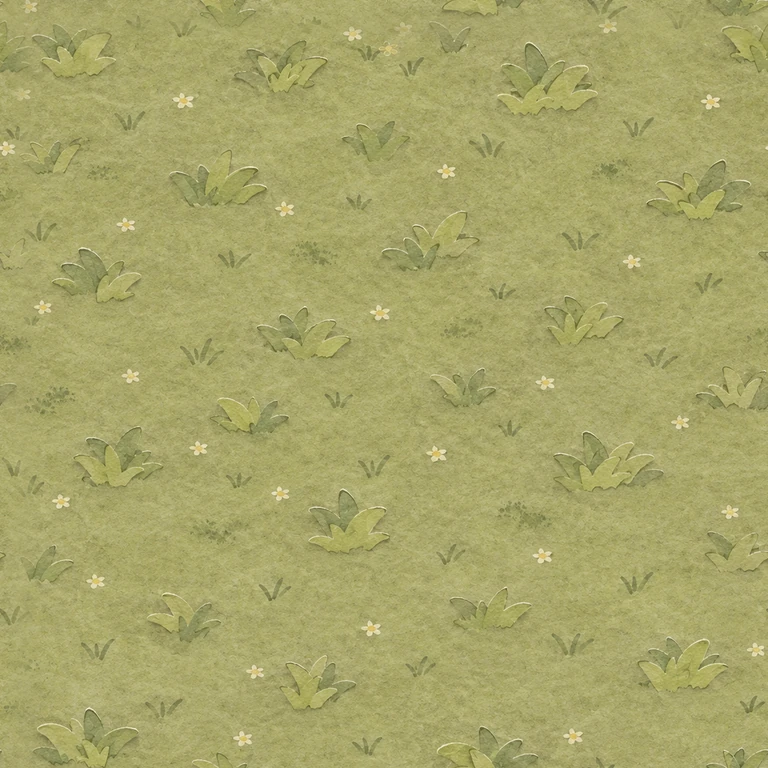
#> input picture content/base/art/region/ground/00-plain.webp, 768 x 768 px
$ python seam_blend.py ../../content/base/art/region/ground/00-plain.webp
#> lines starting #> are read from the running program, lines starting #| are printed output that depends on the picture
### tools/art/artlib.py
"""美术后处理工具链的共用函数（M3-WO3 §6）。

读写、颜色换算（sRGB / OKLab / OKLCh）、品红抠像、形态学、按距离场羽化、边缘颜色外扩、
预乘缩放、平铺接缝度量、清单读取、统一的报错格式。只依赖 numpy 与 Pillow。

约定：图像在内存里一律是 float32、形状 (H, W, C)、取值 0–1、直通（非预乘）alpha。
"""
from __future__ import annotations

import json
import sys
from pathlib import Path
from typing import Iterable

import numpy as np
from PIL import Image

ROOT = Path(__file__).resolve().parents[2]
DEFAULT_LIST = ROOT / "tools" / "art" / "region-assets.json"
RAW_DIR = ROOT / "art" / "region" / "raw"
WORK_DIR = ROOT / "art" / "region" / "work"
ART_ROOT = ROOT / "content" / "base" / "art"
IMG_EXTS = (".png", ".webp", ".jpg", ".jpeg")

# 后处理的硬性下限（与 M3-WO1 §2.6 一致）
MIN_FEATHER = 2.0
MIN_PADDING = 4


# ── 报错 ────────────────────────────────────────────────────────────────────

class Report:
    """收集每张图的问题；错误令退出码为 1，警告只打印。"""

    def __init__(self) -> None:
        self.items: list[tuple[str, str, str, str]] = []   # (级别, 文件, 规则, 说明)

    def error(self, file: str, rule: str, msg: str) -> None:
        self.items.append(("错误", file, rule, msg))

    def warn(self, file: str, rule: str, msg: str) -> None:
        self.items.append(("警告", file, rule, msg))

    def info(self, file: str, rule: str, msg: str) -> None:
        self.items.append(("信息", file, rule, msg))

    @property
    def errors(self) -> list[tuple[str, str, str, str]]:
        return [i for i in self.items if i[0] == "错误"]

    @property
    def ok(self) -> bool:
        return not self.errors

    def has(self, file: str, rule: str, level: str = "错误") -> bool:
        return any(i[0] == level and i[1] == file and i[2] == rule for i in self.items)

    def print(self, stream=None, quiet: bool = False) -> None:
        stream = stream or sys.stderr
        for level, file, rule, msg in self.items:
            if quiet and level == "信息":
                continue
            print(f"[{level}] {file}：{rule}——{msg}", file=stream)
        n_e = len(self.errors)
        n_w = sum(1 for i in self.items if i[0] == "警告")
        print(f"共 {n_e} 个错误、{n_w} 个警告", file=stream)

    def exit_code(self) -> int:
        return 0 if self.ok else 1


def rel(p: Path | str) -> str:
    p = Path(p)
    try:
        return str(p.resolve().relative_to(ROOT))
    except ValueError:
        return str(p)


# ── 读写 ────────────────────────────────────────────────────────────────────

def load_rgba(path: Path | str) -> np.ndarray:
    with Image.open(path) as im:
        im.load()
        if im.mode in ("I;16", "I;16B", "I"):
            im = im.point(lambda v: v / 256).convert("L")
        return np.asarray(im.convert("RGBA"), dtype=np.float32) / 255.0


def to_u8(arr: np.ndarray) -> np.ndarray:
    return np.clip(arr * 255.0 + 0.5, 0, 255).astype(np.uint8)


# [36 lines left out: functions save_image, find_image, load_list, write_json, not called in this run]


# ── 颜色 ────────────────────────────────────────────────────────────────────

def srgb_to_linear(c: np.ndarray) -> np.ndarray:
    return np.where(c <= 0.04045, c / 12.92, ((c + 0.055) / 1.055) ** 2.4)


def linear_to_srgb(c: np.ndarray) -> np.ndarray:
    c = np.clip(c, 0, None)
    return np.where(c <= 0.0031308, c * 12.92, 1.055 * np.power(c, 1 / 2.4) - 0.055)


# [26 lines left out: functions srgb_to_oklab, mean_oklch, not called in this run]


def luminance(rgb: np.ndarray) -> np.ndarray:
    return rgb[..., 0] * 0.2126 + rgb[..., 1] * 0.7152 + rgb[..., 2] * 0.0722


# ── 形态学（布尔掩膜）────────────────────────────────────────────────────────

_N4 = ((-1, 0), (1, 0), (0, -1), (0, 1))
_N8 = _N4 + ((-1, -1), (-1, 1), (1, -1), (1, 1))


# [40 lines left out: functions shift, erode, dilate, label_components, not called in this run]


# ── 抠像 ────────────────────────────────────────────────────────────────────

MAGENTA = np.array([1.0, 0.0, 1.0], dtype=np.float32)


def border_ring(a: np.ndarray, width: int = 4) -> np.ndarray:
    return np.concatenate([a[:width].reshape(-1, *a.shape[2:]), a[-width:].reshape(-1, *a.shape[2:]),
                           a[:, :width].reshape(-1, *a.shape[2:]), a[:, -width:].reshape(-1, *a.shape[2:])])


# [217 lines left out: functions detect_background, key_magenta, signed_distance_band, feather_alpha, measure_feather, bleed and 6 more, not called in this run]

### tools/art/seam_blend.py
#!/usr/bin/env python3
"""重叠边渐变接合（M3-WO3 §2.5 的补救步骤）：把直出接不上的底纸 / 长条做成可平铺。

做法（试点 2026-11-24 时 Codex 手工做过一遍，这里固化成工具，保证 18 张底纸做法一致）：
沿要平铺的轴，把图最后 overlap 像素与最前 overlap 像素按线性渐变混合，再裁掉末尾那 overlap 像素——
于是新的右边缘正好接回新的左边缘；最后缩放回原尺寸。有 alpha 的图按预乘 alpha 混合（透明区的颜色不渗进来）。
混合区里两份内容会叠出淡淡的重影，overlap 越大越柔和、重影越宽；底纸取 64（1024 宽的 1/16），道路取 32。

只在 check_tile 报错、且重出三次仍不过时用；原图不动，输出另存。

用法：
    python3 tools/art/seam_blend.py art/region/raw/terrain.ground.woods.png                 # 两轴各 64，覆盖写到 --out
    python3 tools/art/seam_blend.py --strip --overlap 32 art/region/raw/region.road.png     # 只接左右
"""
from __future__ import annotations

import argparse
import sys
from pathlib import Path

import numpy as np
from PIL import Image

import artlib as al


def blend_axis(img: np.ndarray, overlap: int, axis: int) -> np.ndarray:
    """沿 axis（1 = 左右，0 = 上下）接合；返回的图在这一轴上短 overlap 像素，首尾无缝。"""
    n = img.shape[axis]
    if not 0 < overlap < n // 2:
        raise ValueError(f"overlap {overlap} 须在 1 到 {n // 2 - 1} 之间")
    a = np.moveaxis(img, axis, 0)
    w = ((np.arange(overlap) + 0.5) / overlap).reshape((-1,) + (1,) * (a.ndim - 1))
    head, tail = a[:overlap], a[n - overlap:]
    out = a[:n - overlap].copy()
    out[:overlap] = tail * (1 - w) + head * w        # 开头从「原图末尾」渐变到「原图开头」，于是接得上新的末尾
    return np.moveaxis(out, 0, axis)


def seam_blend(img: np.ndarray, overlap: int, strip: bool = False) -> np.ndarray:
    """img: (h, w, 3|4) float。返回同尺寸、可平铺的图。"""
    h, w = img.shape[:2]
    alpha = img.shape[2] == 4
    data = np.concatenate([img[..., :3] * img[..., 3:4], img[..., 3:4]], -1) if alpha else img.copy()
    data = blend_axis(data, overlap, 1)
    if not strip:
        data = blend_axis(data, overlap, 0)
    if alpha:
        a = data[..., 3:4]
        data = np.concatenate([np.where(a > 1e-6, data[..., :3] / np.maximum(a, 1e-6), 0), a], -1)
    # 缩放回原尺寸：按通道用 PIL 的 float 模式（不经 8 位量化）
    chans = [np.asarray(Image.fromarray(data[..., c].astype(np.float32), "F").resize((w, h), Image.BICUBIC))
             for c in range(data.shape[2])]
    return np.clip(np.stack(chans, -1), 0, 1).astype(np.float32)


def main(argv: list[str] | None = None) -> int:
    ap = argparse.ArgumentParser(description=__doc__, formatter_class=argparse.RawDescriptionHelpFormatter)
    ap.add_argument("inputs", nargs="+", type=Path, help="图片文件")
    ap.add_argument("--overlap", type=int, default=64, help="重叠像素（默认 64；道路长条用 32）")
    ap.add_argument("--strip", action="store_true", help="横向长条：只接左右")
    ap.add_argument("--out", type=Path, help="输出目录（默认与输入同目录、文件名加 .blend）")
    args = ap.parse_args(argv)
    rep = al.Report()
    for p in args.inputs:
        img = al.load_rgba(p)
#> in load_rgba, im is the input picture: PIL image 768x768 RGB; mean R, G, B 168, 166.2, 105.3
        if img[..., 3].min() >= 0.999:
            img = img[..., :3]
        try:
            out = seam_blend(img, args.overlap, args.strip)
#> in blend_axis, `a = np.moveaxis(img, axis, 0)`:
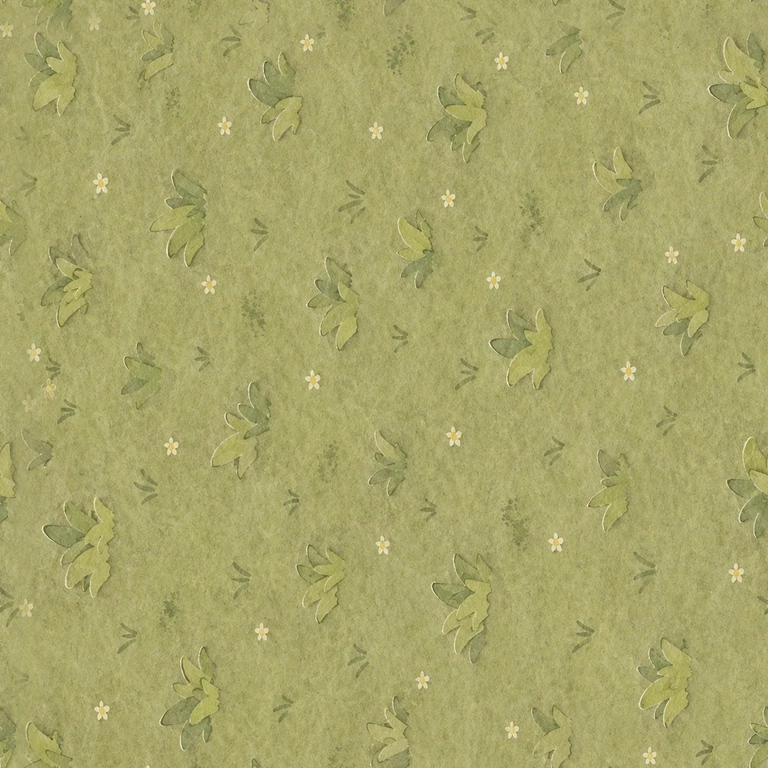
#> a: shape (768, 768, 3) float32; mean of channels 0, 1, 2 0.658, 0.651, 0.413; drawn as R, G, B
#> in blend_axis, `head, tail = a[:overlap], a[n - overlap:]`:
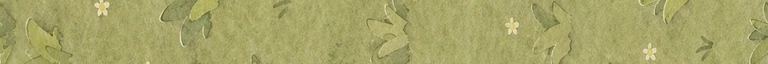
#> tail: shape (64, 768, 3) float32; mean of channels 0, 1, 2 0.654, 0.647, 0.409; drawn as R, G, B
#> in blend_axis, `out[:overlap] = tail * (1 - w) + head * w`:
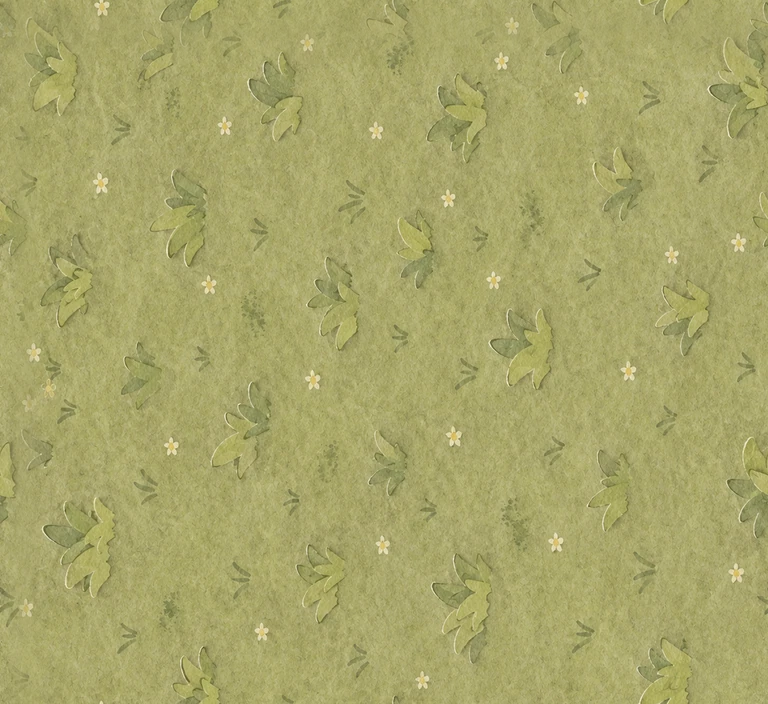
#> out: shape (704, 768, 3) float32; mean of channels 0, 1, 2 0.659, 0.652, 0.413; drawn as R, G, B
#> in blend_axis, `return np.moveaxis(out, 0, axis)`:
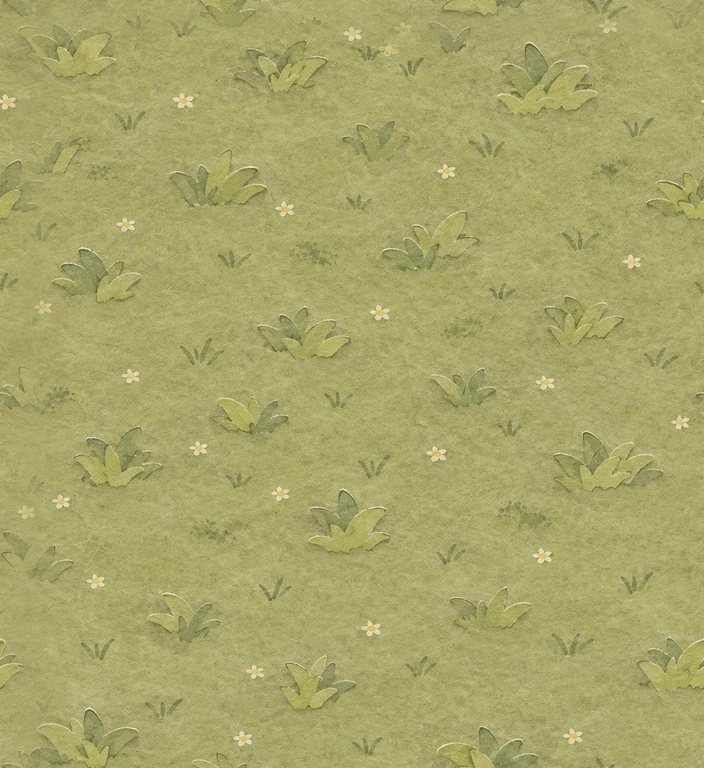
#> returned value: shape (768, 704, 3) float32; mean of channels 0, 1, 2 0.659, 0.652, 0.413; drawn as R, G, B
#> call 2 of blend_axis, with overlap = 64, axis = 0
#> in blend_axis (call 2), `head, tail = a[:overlap], a[n - overlap:]`:
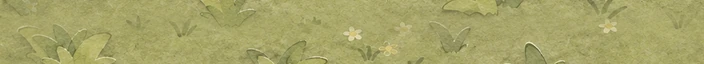
#> head: shape (64, 704, 3) float32; mean of channels 0, 1, 2 0.652, 0.645, 0.41; drawn as R, G, B
#> in blend_axis (call 2), `head, tail = a[:overlap], a[n - overlap:]`:
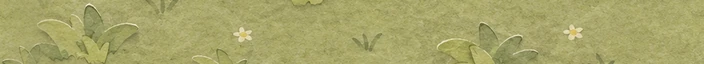
#> tail: shape (64, 704, 3) float32; mean of channels 0, 1, 2 0.656, 0.649, 0.414; drawn as R, G, B
#> in blend_axis (call 2), `out[:overlap] = tail * (1 - w) + head * w`:
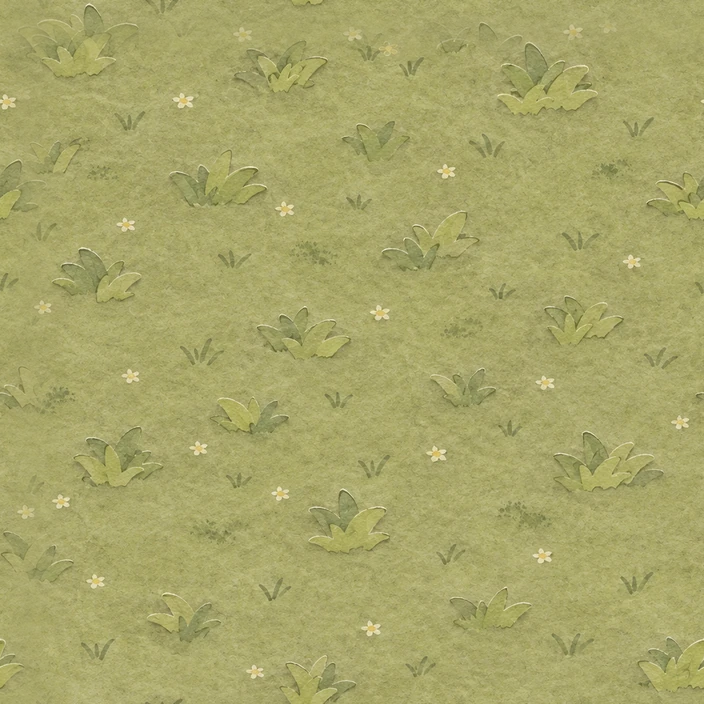
#> out: shape (704, 704, 3) float32; mean of channels 0, 1, 2 0.659, 0.652, 0.413; drawn as R, G, B
#> in seam_blend, `chans = [np.asarray(Image.fromarray(data[..., c].astype(np.float32), "..`: chans = 3 items
        except ValueError as e:
            rep.error(al.rel(p), "参数", str(e))
            continue
        dst = (args.out / p.name) if args.out else p.with_name(p.stem + ".blend.png")
        dst.parent.mkdir(parents=True, exist_ok=True)
        Image.fromarray(al.to_u8(out), "RGBA" if out.shape[2] == 4 else "RGB").save(dst)
        rep.info(al.rel(p), "接合", f"{'左右' if args.strip else '两轴'}各重叠 {args.overlap}px → {al.rel(dst)}")
    rep.print()
    return 1 if rep.errors else 0


if __name__ == "__main__":
    sys.exit(main())
#> (the program exits here)

$ run again, on content/base/art/region/ground/02-farmland.webp
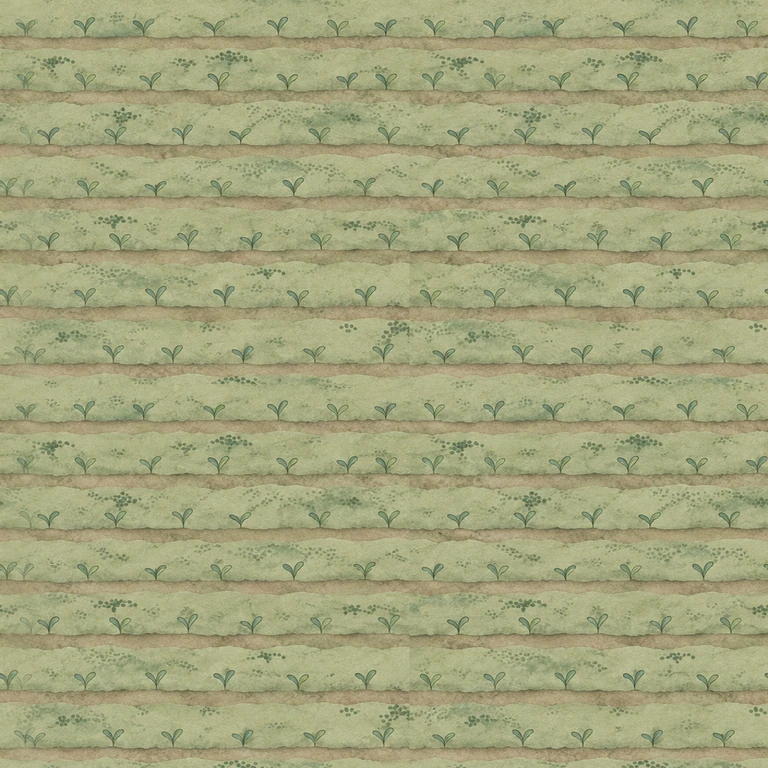
#> input picture content/base/art/region/ground/02-farmland.webp, 768 x 768 px
#> in load_rgba, im is the input picture: PIL image 768x768 RGB; mean R, G, B 163.6, 165.1, 125
#> in blend_axis, `out[:overlap] = tail * (1 - w) + head * w`:
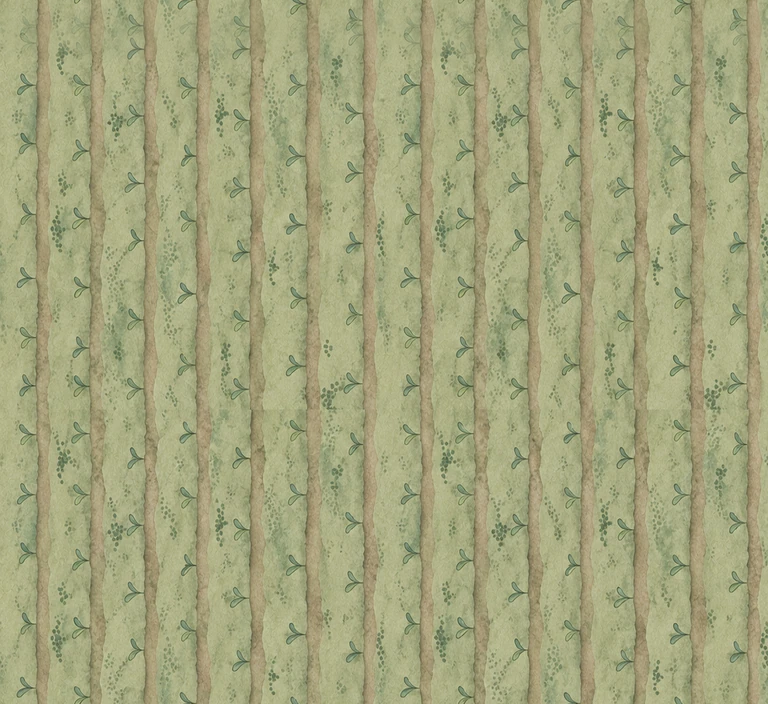
#> out: shape (704, 768, 3) float32; mean of channels 0, 1, 2 0.641, 0.647, 0.49; drawn as R, G, B
#> head: shape (64, 704, 3) float32
#> tail: shape (64, 704, 3) float32
#> in blend_axis (call 2), `out[:overlap] = tail * (1 - w) + head * w`:
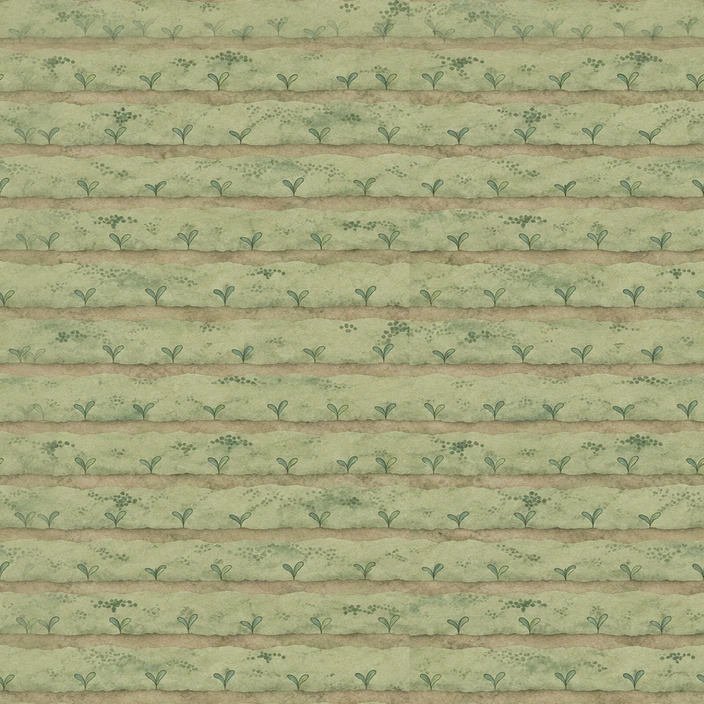
#> out: shape (704, 704, 3) float32; mean of channels 0, 1, 2 0.64, 0.647, 0.49; drawn as R, G, B
#> chans = 3 items
